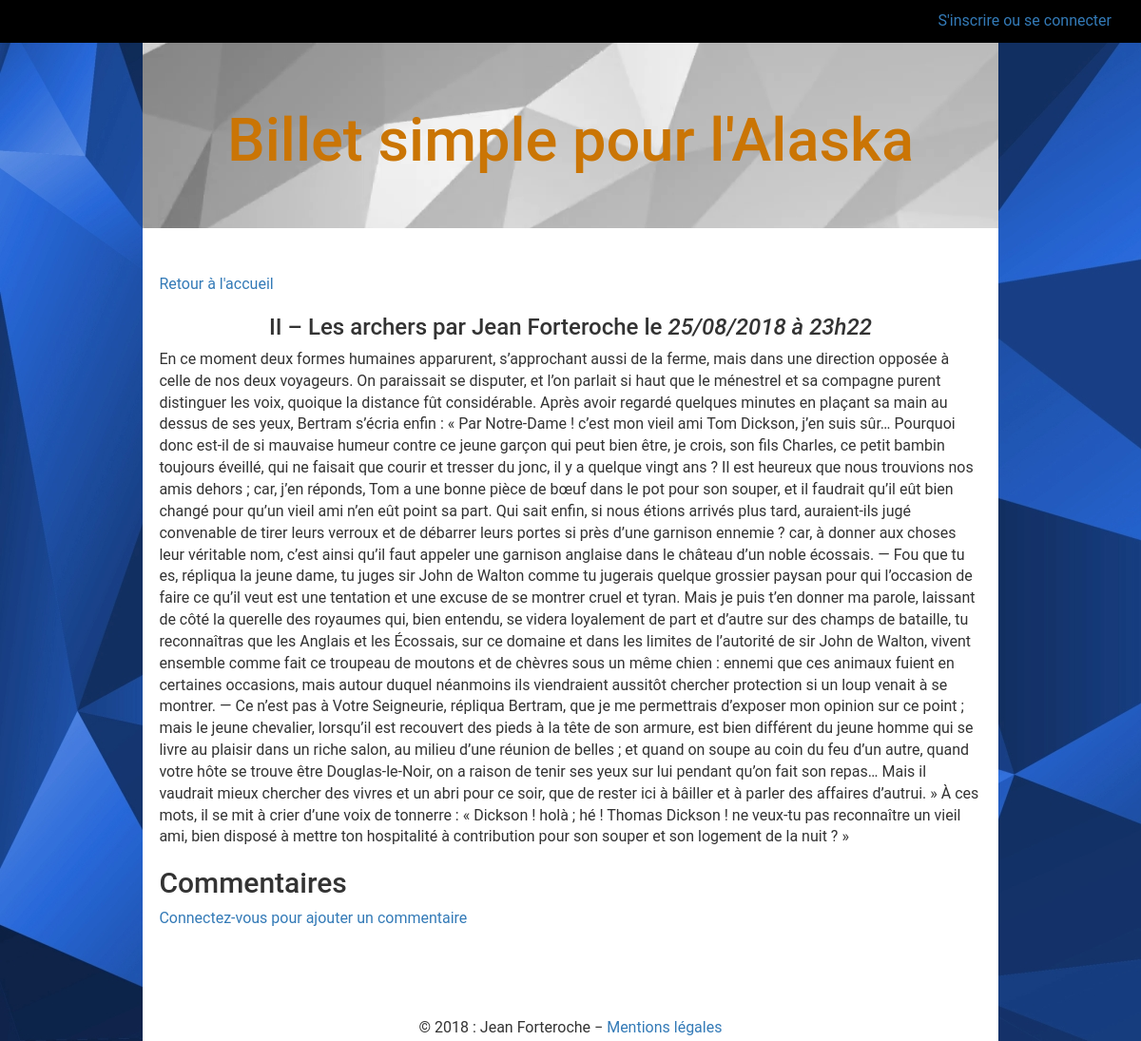
Screenshot of /post/23 with the database file from the repository.
### tables this page shows
CREATE TABLE IF NOT EXISTS `posts` (
  `id` int(11) NOT NULL AUTO_INCREMENT,
  `author` varchar(50) NOT NULL,
  `title` varchar(255) NOT NULL,
  `content` longtext NOT NULL,
  `deiz` datetime NOT NULL,
  PRIMARY KEY (`id`)
);

### public/index.php (called while the page is built, shortened)
<?php
if (isset($_GET["a"]) && !empty($_GET["a"])) {
    $route = $_GET["a"];
}
else {
    $route = "home";
}
$routeur = new Routeur($route);
$routeur->renderCont();

### model/entities/Post.php (called while the page is built, shortened)
<?php
class Post {
    private $_author;
    private $_content;
    private $_date;
    private $_title;
    public function getAuthor() {
        return $this->_author;
    }
    public function getContent() {
        return $this->_content;
    }
    public function getDate() {
        return $this->_date;
    }
    public function getTitle() {
        return $this->_title;
    }
    public function setAuthor($author) {
        if (is_string($author)) {
            $this->_author = $author;
        }
    }
    public function setContent($content) {
        if (is_string($content)) {
            $this->_content = $content;
        }
    }
    public function setDeiz_f($deiz_f) {
        $this->_date = $deiz_f;
    }
    public function setTitle($title) {
        if (is_string($title)) {
            $this->_title = $title;
        }
    }
}

### model/Mngr/PostMngr.php (called while the page is built, shortened)
<?php
class PostMngr extends Mngr {
    public function vPost($id) {
        $db = $this->dbConnect();
        $q = $db->prepare("SELECT id, author, title, content, DATE_FORMAT(deiz, '%d/%m/%Y à %Hh%i') AS deiz_f FROM posts WHERE id=?");
        $q->execute(array($id));
        $req = $q->fetch(PDO::FETCH_ASSOC);
        return $req;
    }
}

### views/front/chap.php (the view, shortened to what this page needs)
<div class="row chap">
     <p>
         <a href="<?= HOST; ?>accueil">Retour à l'accueil</a>
     </p>
     <h3>
         <?= htmlspecialchars($param1->getTitle()) . " par " . htmlspecialchars($param1->getAuthor()) . " le <em>" . htmlspecialchars($param1->getDate()) . "</em>"; ?>
     </h3>
     <div class="post">
         <?= $param1->getContent(); ?>
     </div>
     <h2>Commentaires</h2>
     <p><a href="<?= HOST;?>connexion">Connectez-vous pour ajouter un commentaire</a></p>
 </div>

### public/assets/css/style.css (style rules this page uses)
body { min-height: 100vh; font-family: Roboto, arial, sans-serif; font-size: 16px; margin: 0; padding: 0; padding-bottom: 25px; position: relative; background-image: url("../images/blue-background-2.jpg"); background-size: auto; }
h1, h3 { text-align: center; }
.chap { padding: 2%; min-height: 100vh; }

### rows the page displays
posts: title "II – Les archers", author "Jean Forteroche", content "En ce moment deux formes humaines apparurent, s’approchant aussi de la ferme, mais dans une direction opposée à celle de nos deux voyageurs. On paraissait se disputer, et l’on parlait si haut que le ménestrel et sa compagne purent distinguer les voix, quoique la distance fût considérable. Après avoir regardé quelques minutes en plaçant sa main au dessus de ses yeux, Bertram s’écria enfin : « Par Notre-Dame ! c’est mon vieil ami Tom Dickson, j’en suis sûr… Pourquoi donc est-il de si mauvaise humeur contre ce jeune garçon qui peut bien être, je crois, son fils Charles, ce petit bambin toujours éveillé, qui ne faisait que courir et tresser du jonc, il y a quelque vingt ans ? Il est heureux que…"

### other values shown
$param1->getDate() "25/08/2018 à 23h22"
